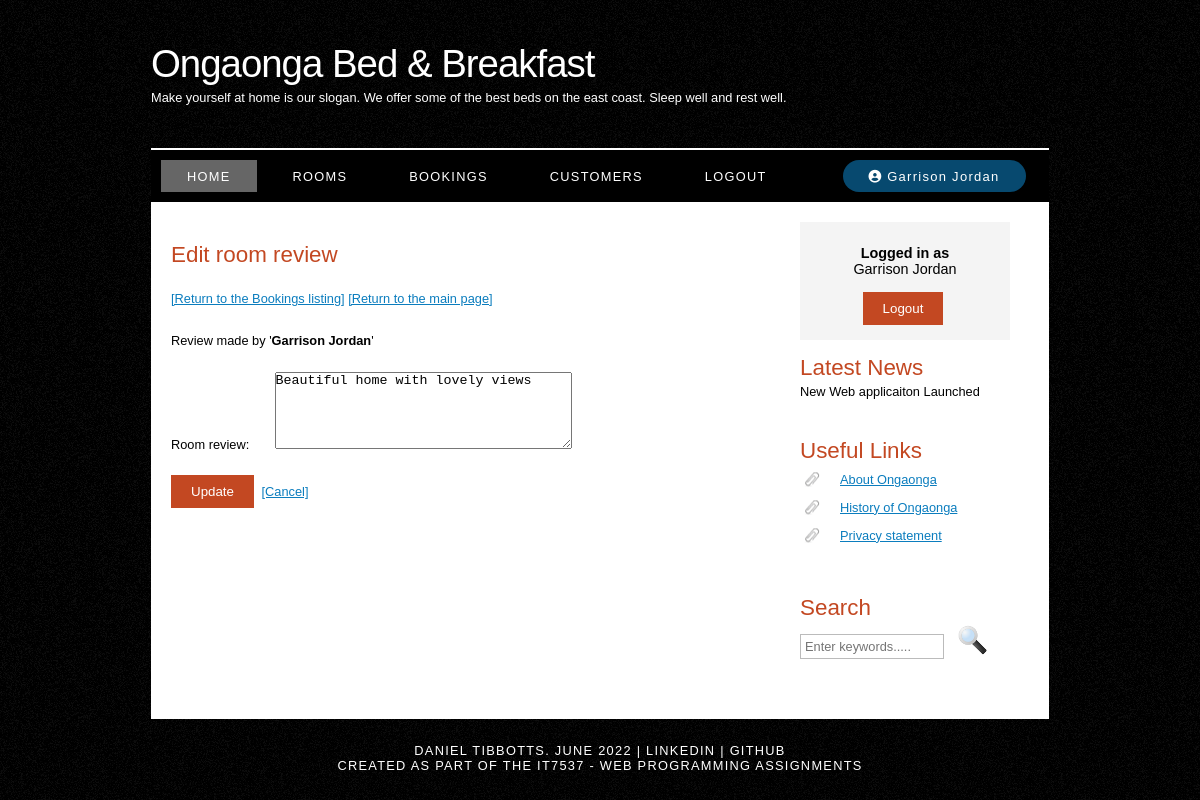
Screenshot of /editroomreview.php?id=1 (signed in) with the database file from the repository.
### tables this page shows
CREATE TABLE IF NOT EXISTS booking (
  bookingID int UNSIGNED NOT NULL AUTO_INCREMENT,
  customerID int UNSIGNED NOT NULL,
  roomID int UNSIGNED NOT NULL,
  checkindate date NOT NULL,
  checkoutdate date NOT NULL,
  contactnumber varchar(14) NOT NULL,
  bookingextras varchar(250) DEFAULT NULL,
  roomreview varchar(250) DEFAULT NULL,
  PRIMARY KEY (bookingID),
  CONSTRAINT FK_customerID FOREIGN KEY (customerID) REFERENCES customer(customerID),
  CONSTRAINT FK_roomID FOREIGN KEY (roomID) REFERENCES room(roomID)
) AUTO_INCREMENT=1;

CREATE TABLE IF NOT EXISTS customer (
  customerID int unsigned NOT NULL auto_increment,
  firstname varchar(50) NOT NULL,
  lastname varchar(50) NOT NULL,
  email varchar(100) NOT NULL,
  username varchar(25) NOT NULL,
  password varchar(40) NOT NULL,
  PRIMARY KEY (customerID)
) AUTO_INCREMENT=1;

### includes/utilities.php (called while the page is built, shortened)
<?php
  function clean_input($field){
    return htmlspecialchars(stripslashes(trim($field)));
  }
?>

### editroomreview.php (the view, shortened to what this page needs)
<?php
  include "./components/header.php";
  include "./components/menu.php";
  include "./includes/utilities.php";
  $booking_id = 0;
  $room_review = "";
  $customer_name = "";
  $errors = 0;
  $error_messages = array();
  try {
    $db_connection = mysqli_connect(DB_HOSTNAME, DB_USER, DB_PASSWORD, DB_DATABASE);
  } catch (Exception $ex) {
    echo "Error: " . $ex->getMessage();
    $db_connection->close();
    exit;
  }
  if($_SERVER["REQUEST_METHOD"] == "GET"){
    try {
      if(isset($_GET['id'])) {
        $booking_id = clean_input($_GET['id']);
      } else {
        throw new Exception("Booking id not provided");
      }
      $select_sql = " SELECT b.roomreview, c.firstname, c.lastname
                      FROM (booking AS b
                      INNER JOIN customer AS c ON b.customerID = c.customerID)
                      WHERE bookingID=?";
      $select_stmt = $db_connection->prepare($select_sql);
      $select_stmt->bind_param("i", $booking_id);
      $select_stmt->execute();
      $select_result = $select_stmt->get_result();
      $select_rowcount = mysqli_num_rows($select_result);
      if($select_rowcount > 0){
        $row = mysqli_fetch_assoc($select_result);
        $room_review = $row['roomreview'];
        $customer_name = $row['firstname'] . " " . $row['lastname'];
      } else {
        throw new Exception("Booking #$booking_id not found");
      }
    } catch (Exception $ex) {
      array_push($error_messages, $ex->getMessage());
      $errors++;
      $db_connection->close();
    }
  }
?>
<div id="site_content">
  <?php include "./components/sidebar.php"; ?>
  <div id="content">
    <h1>Edit room review</h1>
    <p>
      <a href="./listbookings.php">[Return to the Bookings listing]</a>
      <a href="./index.php">[Return to the main page]</a>
    </p>
    <?php if($errors == 0 || $_SERVER["REQUEST_METHOD"] == "POST"){?>
      <p>Review made by '<span class="bold"><?php echo $customer_name; ?></span>'</p>
      <form method="POST" action="./editroomreview.php">
        <p class="field-container">
          <label for="roomreview">Room review:</label>
          <textarea
            id="roomreview"
            name="roomreview"
            rows="5"
            cols="35"
            maxlength="250"
            required><?php echo $room_review ?></textarea>
        </p>
        <button type="submit">Update</button>
        <a href="./listbookings.php">[Cancel]</a>
      </form>
    <?php } ?>
    <p style="color: red;">
      </p>
      <p style="color: green;">
      </p>
  </div>
</div>
<?php include "./components/footer.php"; ?>

### style/style.css (style rules this page uses)
html { height: 100%; }
* { margin: 0; padding: 0; }
body { font: normal 0.8em "trebuchet ms", arial, sans-serif; background: #f0efe2 url(background.png) repeat; color: #000; }
p { padding: 0 0 20px 0; line-height: 1.7em; }
h1, h2, h3, h4, h5, h6 { font: normal 175% "century gothic", arial, sans-serif; color: #000; margin: 0 0 15px 0; padding: 15px 0 5px 0; color: #c34822; }
h1 { padding-top: 40px; }
a, a:hover { outline: none; text-decoration: underline; color: rgb(11, 125, 190); }
form label { width: 100px; display: inline-block; }
button { border: solid 1px rgb(11, 125, 190); border: none; padding: 9px 20px; margin-right: 4px; background-color: rgb(11, 124, 190); background-color: #c34822; color: white; opacity: 1; transition: 0.3s; }
.bold { font-weight: bold; }
#main, #logo, #menubar, #site_content, #footer { margin-left: auto; margin-right: auto; }
#site_content { width: 854px; overflow: hidden; margin: 0 auto 0 auto; padding: 0 24px 20px 20px; background: #fff; }
#content { text-align: left; float: left; width: 595px; padding: 0; }

### rows the page displays
booking: customerID.lastname "Garrison Jordan", roomreview "Beautiful home with lovely views"

### other values shown
get_user() "Garrison Jordan"
$_SESSION['user'] "Garrison Jordan"
